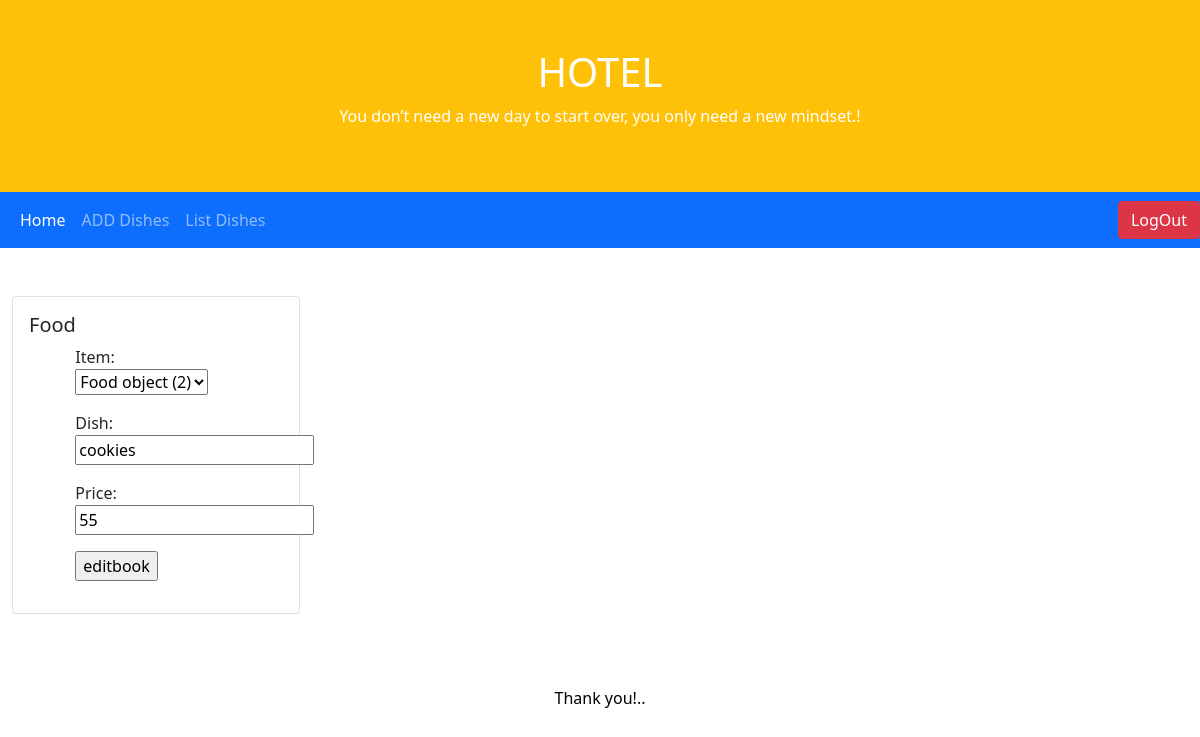
Screenshot of /food/edit/1 with the database file from the repository.
### hotel/models.py (models this page shows)
class FoodDetail(models.Model):
    item=models.ForeignKey(Food, on_delete=models.CASCADE)
    dish=models.CharField(max_length=250)
    price = models.PositiveIntegerField()
    date = models.DateField(auto_now_add=True)

### hotel/views.py (the view)
# urls.py: path('edit/<int:id>',views.Foodchange.as_view(),name="change"),
class Foodchange(UpdateView):
    model = FoodDetail
    form_class = Fooddetailform
    template_name = "foodedit.html"
    pk_url_kwarg = 'id'
    success_url = reverse_lazy('list')

### hotel/form.py
class Fooddetailform(ModelForm):
    class Meta:
        model = FoodDetail
        fields = "__all__"

### hotel/templates/foodedit.html (shortened to what this page needs)
{%extends 'index.html'%}
{%block body_block%}
<div class="card" style="width: 18rem;">
    <div class="card-body">
        <h5 class="card-title">Food</h5>
        <div class="row">
    <div class="col-2"></div>
    <div class="col-6">
        <form action="" method="post" enctype="multipart/form-data">
            {{form.as_p}}
            <div class="mb-3">
                <input type="submit" value="editbook">
            </div>
        </form>
    </div>
    <div class="col-2"></div>
</div>
    </div>
</div>
{%endblock%}

### rows the page displays
FoodDetail: item "Food object (2)", dish "cookies", price "55"
